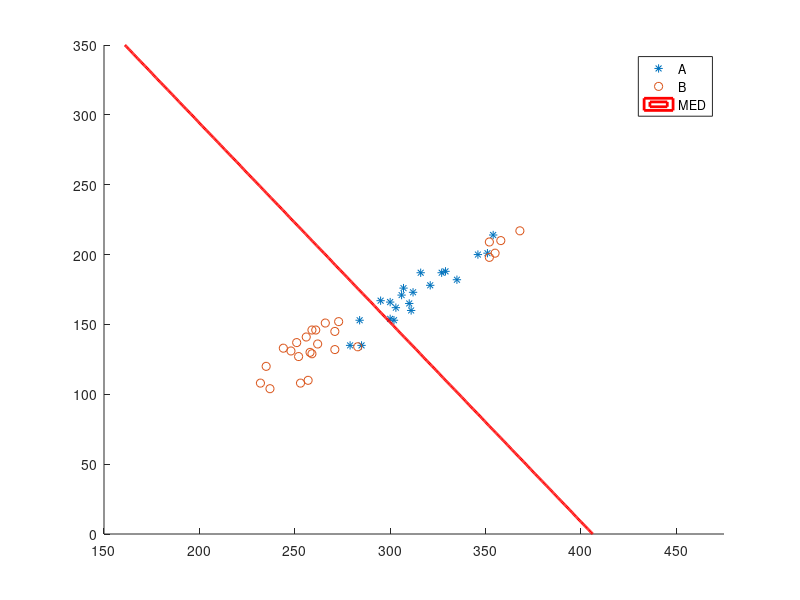

The MATLAB source for this figure:
%% MED_C3
close all;    
clear all;  
clc;    
load assign32018.mat;
%%
id_a=randperm(200,50);
a_c2=a(id_a,:);
id_b=randperm(200,50);
b_c2=b(id_b,:);
%%
classA=a_c2;
classB=b_c2;
Class = [a; b];
Class(1:200, 3) = 1;
Class(201:400, 3) = 2;
z = zeros(length(Class),2);
z(1:200,1)= Class(1:200, 3);
z(201:400,1)= Class(201:400, 3);
for n = 1:200
    sampleA = classA;
    sampleB = classB;
    % get rid of 1 data
    sampleA(n,:) = 0;
    sampleB(n,:) = 0;
    sample = [sampleA;sampleB];
    % calculate the mean of sample A
    meanClassA = mean(classA);
    meanClassB = mean(classB);
    
    z(n,2) = (Class(n,1)- meanClassA(1))^2 + (Class(n,2)- meanClassA(2))^2 ...
        - ((Class(n,1)- meanClassB(1))^2 + (Class(n,2)- meanClassB(2))^2);
    
    z(n+200,2) = (Class(n+200,1)- meanClassA(1))^2 + (Class(n+200,2)- meanClassA(2))^2 ...
        - ((Class(n+200,1)- meanClassB(1))^2 + (Class(n+200,2)- meanClassB(2))^2);
    if z(n,2)>0
        z(n,2) = 2;
    else
        z(n,2) = 1;
    end
    
    if z(n+200,2)>0
        z(n+200,2) = 2;
    else
        z(n+200,2) = 1;
    end
end
id_row_error = find(z(:,1)~=z(:,2));
error_classified = Class(id_row_error,:);
id_row_error_num=randperm(length(error_classified),length(error_classified)/2);
select_error=error_classified(id_row_error_num,:);
a_error_c2 = find(select_error(:,3)==1);
a_error_c2 = select_error(a_error_c2,1:2);
b_error_c2 = find(select_error(:,3)==2);
b_error_c2 = select_error(b_error_c2,1:2);

id_row_right = find(z(:,1)==z(:,2));
right_classified = Class(id_row_right,:);
id_row_right_num=randperm(length(right_classified),length(error_classified)/2);
select_right=right_classified(id_row_right_num,:);
a_right_c2 = find(select_right(:,3)==1);
a_right_c2 = select_right(a_right_c2,1:2);
b_right_c2 = find(select_right(:,3)==2);
b_right_c2 = select_right(b_right_c2,1:2);

a_c2_final = [a_error_c2;a_right_c2];%D2 A
b_c2_final = [b_error_c2;b_right_c2];%D2 B
%%
classA_c3=a_c2_final;
classB_c3=b_c2_final;
Class_c3 = [a; b];
Class_c3(1:200, 3) = 1;
Class_c3(201:400, 3) = 2;
z_c3 = zeros(length(Class_c3),3);
z_c3(1:200,1)= Class_c3(1:200, 3);
z_c3(1:200,2)= z(1:200, 2);
z_c3(201:400,1)= Class_c3(201:400, 3);
z_c3(201:400,2)= z(201:400, 2);
for n_c3 = 1:200
    sampleA_c3 = classA_c3;
    sampleB_c3 = classB_c3;
    % get rid of 1 data
    sampleA_c3(n_c3,:) = 0;
    sampleB_c3(n_c3,:) = 0;
    sample_c3 = [sampleA_c3;sampleB_c3];
    % calculate the mean of sample A
    meanClassA_c3 = mean(classA_c3);
    meanClassB_c3 = mean(classB_c3);
    
    z_c3(n_c3,3) = (Class_c3(n_c3,1)- meanClassA_c3(1))^2 + (Class_c3(n_c3,2)- meanClassA_c3(2))^2 ...
        - ((Class_c3(n_c3,1)- meanClassB_c3(1))^2 + (Class_c3(n_c3,2)- meanClassB_c3(2))^2);
    
    z_c3(n_c3+200,3) = (Class_c3(n_c3+200,1)- meanClassA_c3(1))^2 + (Class_c3(n_c3+200,2)- meanClassA_c3(2))^2 ...
        - ((Class_c3(n_c3+200,1)- meanClassB_c3(1))^2 + (Class_c3(n_c3+200,2)- meanClassB_c3(2))^2);
    if z_c3(n_c3,3)>0
        z_c3(n_c3,3) = 2;
    else
        z_c3(n_c3,3) = 1;
    end
    
    if z_c3(n_c3+200,3)>0
        z_c3(n_c3+200,3) = 2;
    else
        z_c3(n_c3+200,3) = 1;
    end
end
id_row_error_c3 = find(z_c3(:,2)~=z_c3(:,3));
Class_all(:,1:3) = Class_c3;
Class_all(:,4)= z(:,2);
Class_all(:,5) = z_c3(:,3);
diff_classified = Class_all(id_row_error_c3,:);
id_diff_calssified_a = find(diff_classified(:,3)==1);
diff_calssified_a = diff_classified(id_diff_calssified_a,1:2);%D3 A
id_diff_calssified_b = find(diff_classified(:,3)==2);
diff_calssified_b = diff_classified(id_diff_calssified_b,1:2);%D3 B
%% MED_use_d3
x_M = linspace(150, 475, 500);
y_M = linspace(0, 350, 500);
mean_a= mean(diff_calssified_a);
mean_b= mean(diff_calssified_b);
z_M = zeros(length(x_M), length(y_M));
for i=1:length(x_M)
    for j=1:length(y_M)
        z_M(i,j)=sqrt(((x_M(i)-mean_a(1))^2 + (y_M(j)-mean_a(2))^2))-sqrt(((x_M(i)- mean_b(1))^2 + (y_M(j)- mean_b(2))^2));
    end
end
z_M=z_M';

scatter(diff_calssified_a(:,1),diff_calssified_a(:,2),'*','DisplayName','A');
hold on;
scatter(diff_calssified_b(:,1),diff_calssified_b(:,2),'DisplayName','B');
contour(x_M,y_M,z_M,[0, 0],'LineWidth',2,'LineColor','r','DisplayName','MED');
legend('show');